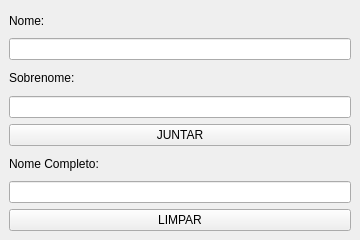
<?xml version="1.0" encoding="UTF-8"?>
<ui version="4.0">
 <class>Janela</class>
 <widget class="QMainWindow" name="Janela">
  <property name="geometry">
   <rect>
    <x>0</x>
    <y>0</y>
    <width>360</width>
    <height>240</height>
   </rect>
  </property>
  <property name="minimumSize">
   <size>
    <width>200</width>
    <height>100</height>
   </size>
  </property>
  <property name="maximumSize">
   <size>
    <width>800</width>
    <height>500</height>
   </size>
  </property>
  <property name="windowTitle">
   <string>Junta Nomes 1.0</string>
  </property>
  <property name="windowIcon">
   <iconset>
    <normaloff>../Users/1578240/Downloads/lapis.png</normaloff>../Users/1578240/Downloads/lapis.png</iconset>
  </property>
  <property name="windowOpacity">
   <double>0.950000000000000</double>
  </property>
  <widget class="QWidget" name="centralwidget">
   <layout class="QVBoxLayout" name="verticalLayout">
    <item>
     <widget class="QLabel" name="label_nome">
      <property name="text">
       <string>Nome:</string>
      </property>
     </widget>
    </item>
    <item>
     <widget class="QLineEdit" name="lineEdit_nome"/>
    </item>
    <item>
     <widget class="QLabel" name="label_sobrenome">
      <property name="text">
       <string>Sobrenome:</string>
      </property>
     </widget>
    </item>
    <item>
     <widget class="QLineEdit" name="lineEdit_sobrenome"/>
    </item>
    <item>
     <widget class="QPushButton" name="pushButton_juntar">
      <property name="text">
       <string>JUNTAR</string>
      </property>
     </widget>
    </item>
    <item>
     <widget class="QLabel" name="label_completo">
      <property name="text">
       <string>Nome Completo:</string>
      </property>
     </widget>
    </item>
    <item>
     <widget class="QLineEdit" name="lineEdit_completo"/>
    </item>
    <item>
     <widget class="QPushButton" name="pushButton_limpar">
      <property name="text">
       <string>LIMPAR</string>
      </property>
     </widget>
    </item>
   </layout>
  </widget>
 </widget>
 <resources/>
 <connections/>
</ui>
